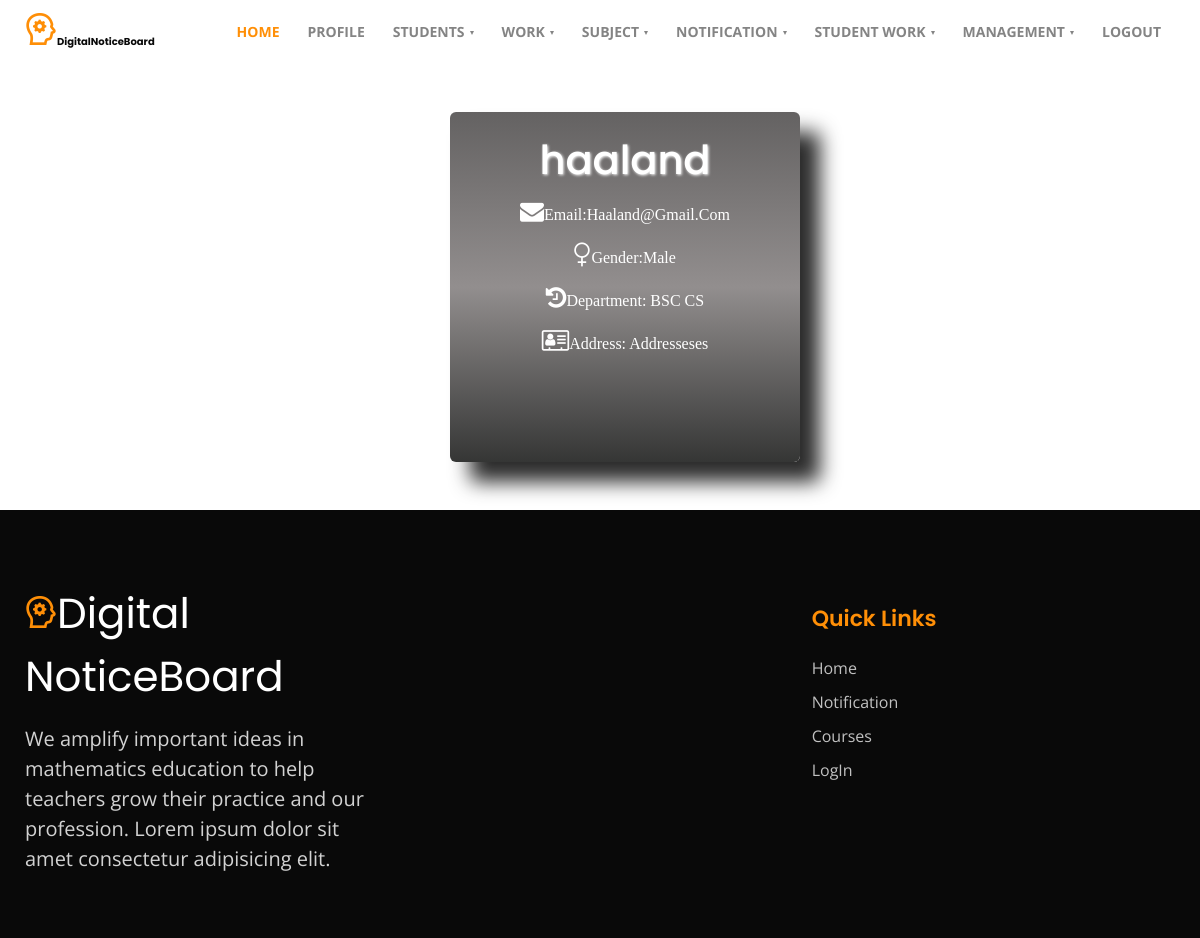
The page /view_profile_student (signed in) on the database its author committed.
### Authentication/models.py (models this page shows)
class Register(AbstractUser):
    name = models.CharField(max_length=50,default='')
    contact = models.IntegerField(null=True)
    address = models.CharField(max_length=50,default='')
    gender = models.CharField(max_length=50,default='')
    experience = models.CharField(max_length=50,default='')
    qualification = models.CharField(max_length=50,default='')
    usertype = models.IntegerField(null=True)
    department = models.ForeignKey(Departments,on_delete=models.CASCADE,null=True)
    semester = models.ForeignKey(Semesters,on_delete=models.CASCADE,null=True)
    batch = models.CharField(max_length=50,default='')
    dob = models.CharField(max_length=50,default='')
    status = models.IntegerField(default=0)
    examstatus = models.IntegerField(default=0)
    regno = models.IntegerField(null=True,unique=True)
    class Meta:
        unique_together = ('username', 'regno')

### department/models.py (models this page shows)
class Departments(models.Model):
    departmentname = models.CharField(max_length=50,default='')
    description = models.CharField(max_length=200,default='')
    def __str__(self) -> str:
        return self.departmentname

### Authentication/views.py (the view)
# urls.py: path('view_profile_student',views.student_profile_view),
@login_required(login_url='/login')
def student_profile_view(request):
    a = Register.objects.filter(id=request.user.id)
    return render(request,'view_profile_student.html',{'a':a})

### Authentication/templates/view_profile_student.html (shortened to what this page needs)
{%extends 'layout.html'%}
{%block content%}
{% for i in a %}
<div class="card1"><br>
  <h1>{{i.name}}</h1>
  <p class="title"><i class="fa fa-envelope" style="font-size:24px"></i>Email:{{i.email}}</p>
  <p class="title"><i class="fa fa-venus" style="font-size:24px"></i></i>Gender:{{i.gender}}</p>
  <p class="title"><i class="fa fa-history" style="font-size:24px"></i></i>Department: {{i.department}}</p>
  <p class="title"><i class="fa fa-address-card-o" style="font-size:24px"></i>Address:  {{i.address}}</p><br>
</div><br><br>
{%endfor%}
{%endblock%}

### Authentication/templates/view_profile_student.html (style rules this page uses)
.card1 { box-shadow: 20px 20px 20px rgb(44, 44, 44); margin-top: 50px; margin-left: 450px; max-width: 350px; height: 350px; text-align: center; font-family: serif; border-radius: 6px; background-image: linear-gradient( rgb(100, 98, 98) , rgb(146, 142, 142), rgb(53, 54, 53)); }
h1 { text-shadow: 1px 1px 3px; color: white; }
.title { color: white; padding-top: 15px; text-transform: capitalize; }

### rows shown on the page
Register: name "haaland", email "Haaland@gmail.com", gender "Male", department "BSC CS", address "Addresseses"
